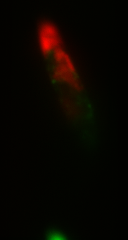
#> input picture Euglena/N-/Image_1093.tif, 128 x 240 px; its folder holds only this picture in this run
$ python Fig5b_lipid_droplets_area.py
#> lines starting #> are read from the running program, lines starting #| are printed output that depends on the picture; after the words box and inside, x2 and y2 are one past the last pixel; in counts of white or black regions, pixels touching at a corner belong together
# -*- coding: utf-8 -*-
"""
Created on Thu Nov 14 18:35:15 2019

@author: Mortis
"""
import numpy as np
import scipy.ndimage as ndimage
import scipy.ndimage.filters as filters
import glob
import os
from PIL import Image
import pandas as pd
import copy
import datetime

#%% Set the output file location
run_data = datetime.datetime.now().strftime("%Y_%m_%d")
result_path=r"./Fig5_{}/".format(run_data)
if not os.path.exists(result_path):
    os.makedirs(result_path)
#%%
numberofdata=12000
Area_of_Nm=np.zeros(numberofdata)
Area_of_Np=np.zeros(numberofdata)
Area_of_All=np.zeros((numberofdata,2))
Peaks_of_Nm=np.zeros(numberofdata)
Peaks_of_Np=np.zeros(numberofdata)
entry1=r'.\Euglena\N-'
entry2=r'.\Euglena\N+'
fnamelist1 = glob.glob(os.path.join(entry1, '*.tif'))
fnamelist2 = glob.glob(os.path.join(entry2, '*.tif'))
r=3
index=0
for filename in fnamelist1[:numberofdata]:
    im = Image.open(filename)
#> im is the input picture: PIL image 128x240 RGB; mean R, G, B 9.4, 5, 0
    imarray = np.array(im)
    imarray[imarray<5]=0
    image = imarray[:,:,1]
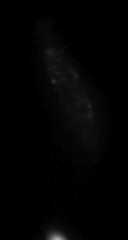
#> image: shape (240, 128); min 0, max 178, mean 2.8
    neighborhood_size = 10
    threshold = 25
    data = imarray[:,:,1]
    data_max = filters.maximum_filter(data, neighborhood_size)
    maxima = (data == data_max)
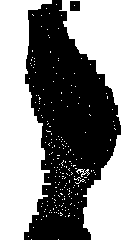
#> maxima: shape (240, 128) bool; 54.2% white; 2 black regions, box (x1, y1, x2, y2) and area: (24, 0, 121, 240) 13971, (70, 1, 80, 11) 99
    data_min = filters.minimum_filter(data, neighborhood_size)
    diff = ((data_max - data_min) > threshold)
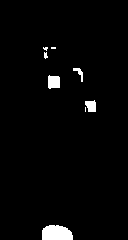
#> diff: shape (240, 128) bool; 2.4% white; 8 white regions (3 under 20 px), largest, box (x1, y1, x2, y2) and area: (42, 225, 73, 240) 399, (48, 75, 60, 89) 146, (85, 100, 96, 112) 104, (73, 68, 83, 82) 55, (44, 52, 48, 59) 20
    maxima[diff == 0] = 0
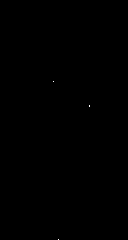
#> maxima: shape (240, 128) bool; 0.01% white in thin lines or dots, all inside (x1, y1, x2, y2) = (53, 81, 90, 240)
    labeled, num_objects = ndimage.label(maxima)
#> labeled: shape (240, 128) int32; 4 distinct labels, from 0 to 3
#> num_objects = 3
    slices = ndimage.find_objects(labeled)
#> slices = 3 items
    x, y = [], []
    for dy,dx in slices:
        x_center = (dx.start + dx.stop - 1)/2
        x.append(x_center)
        y_center = (dy.start + dy.stop - 1)/2
        y.append(y_center)
#> this loop made 3 passes
#> (x_center, y_center) on passes 1 to 3: (53, 81), (89, 105.5), (58, 239)
#> after the loop, x = [53, 89, 58]; y = [81, 105.5, 239]
    if len(x)>0:
        Peaks_of_Nm[index]=len(x)
        new_imarray=imarray
        total_area=0
        for i in range(0,len(x)):
            y2=int(y[i])
            x2=int(x[i])
            #Find Area
            averg=np.mean(new_imarray[y2-r:y2+r,x2-r:x2+r,1])
            #Mark the Area
            new_imarray[y2-r:y2+r,x2-r:x2+r,1][new_imarray[y2-r:y2+r,x2-r:x2+r,1]>=averg]=255
            cut = copy.deepcopy(new_imarray[y2-r:y2+r,x2-r:x2+r,1])
            cut[cut<255]=0
    #        print('Peak {} : X:{} Y:{} Area:{}'.format(i,x[i],y[i],np.sum(cut==255)))
            total_area+=np.sum(cut==255)
#> this loop made 3 passes
#> (y2, x2, averg, total_area) on passes 2 to 3: (105, 89, 23.69, 30), (239, 58, 135.6, 41)
#> new_imarray: shape (240, 128, 3); mean R, G, B 7.1, 3, 0
#> after the loop, total_area = 41
    else:
        total_area=1
#    print('Total_Area:{}'.format(total_area))
    Area_of_Nm[index]=total_area
    Area_of_All[index,0]=total_area
    index+=1

index=0
for filename in fnamelist2[:numberofdata]:
    im = Image.open(filename)
    imarray = np.array(im)
    imarray[imarray<5]=0
    image = imarray[:,:,1]
    neighborhood_size = 10
    threshold = 25
    data = imarray[:,:,1]
    data_max = filters.maximum_filter(data, neighborhood_size)
    maxima = (data == data_max)
    data_min = filters.minimum_filter(data, neighborhood_size)
    diff = ((data_max - data_min) > threshold)
    maxima[diff == 0] = 0
    labeled, num_objects = ndimage.label(maxima)
    slices = ndimage.find_objects(labeled)
    x, y = [], []
    for dy,dx in slices:
        x_center = (dx.start + dx.stop - 1)/2
        x.append(x_center)
        y_center = (dy.start + dy.stop - 1)/2
        y.append(y_center)
    if len(x)>0:
        Peaks_of_Np[index]=len(x)
        new_imarray=imarray
        total_area=0
        for i in range(0,len(x)):
            y2=int(y[i])
            x2=int(x[i])
            #Find Area
            averg=np.mean(new_imarray[y2-r:y2+r,x2-r:x2+r,1])
            #Mark the Area
            new_imarray[y2-r:y2+r,x2-r:x2+r,1][new_imarray[y2-r:y2+r,x2-r:x2+r,1]>=averg]=255
            cut = copy.deepcopy(new_imarray[y2-r:y2+r,x2-r:x2+r,1])
            cut[cut<255]=0
    #        print('Peak {} : X:{} Y:{} Area:{}'.format(i,x[i],y[i],np.sum(cut==255)))
            total_area+=np.sum(cut==255)

    else:
        total_area=1
#    print('Total_Area:{}'.format(total_area))
    Area_of_Np[index]=total_area
    Area_of_All[index,1]=total_area
    index+=1
#%%
Area_of_All_df = pd.DataFrame(Area_of_All)
Area_of_All_df.columns = ['N-','N+']
writer = pd.ExcelWriter('{}Fig_5b_Lipid_Drpolet_Area.xlsx'.format(result_path))
Area_of_All_df.to_excel(writer,'Intensity',float_format='%.5f')
#> (the run stopped early here; a loop or call above may not have finished)

$ run again, on Euglena/N-/Image_1320.tif
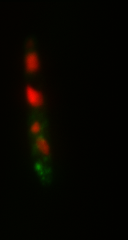
#> input picture Euglena/N-/Image_1320.tif, 128 x 240 px
#> im is the input picture: PIL image 128x240 RGB; mean R, G, B 7.1, 4.9, 0
#> `maxima = (data == data_max)`:
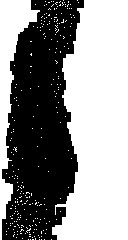
#> maxima: shape (240, 128) bool; 56.3% white; 1 black region, box (x1, y1, x2, y2) and area: (2, 0, 84, 240) 13431
#> diff: shape (240, 128) bool; 3.9% white; 2 white regions (1 under 20 px), largest, box (x1, y1, x2, y2) and area: (28, 119, 56, 187) 1195
#> labeled: shape (240, 128) int32; 5 distinct labels, from 0 to 4
#> num_objects = 4
#> slices = 4 items
#> the loop `for dy,dx in slices:` made 4 passes
#> (x_center, y_center) on passes 1 to 4: (41, 137), (45, 158), (38, 166), (48, 171)
#> after the loop `for dy,dx in slices:`: x = [41, 45, 38, 48]; y = [137, 158, 166, 171]
#> the loop `for i in range(0,len(x)):` made 4 passes
#> (y2, x2, averg, total_area) on passes 1 to 4: (137, 41, 45.22, 21), (158, 45, 31.25, 37), (166, 38, 78.44, 55), (171, 48, 38.25, 72)
#> after the loop `for i in range(0,len(x)):`:
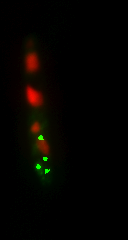
#> new_imarray: shape (240, 128, 3); mean R, G, B 4.9, 3, 0
#> after the loop `for i in range(0,len(x)):`: total_area = 72

$ run again, on Euglena/N-/Image_1377.tif
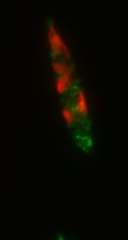
#> input picture Euglena/N-/Image_1377.tif, 128 x 240 px
#> im is the input picture: PIL image 128x240 RGB; mean R, G, B 9, 7, 0
#> `maxima = (data == data_max)`:
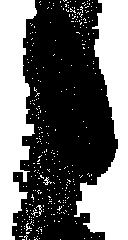
#> maxima: shape (240, 128) bool; 42.5% white; 335 white regions (331 under 20 px), largest, box (x1, y1, x2, y2) and area: (74, 0, 128, 240) 6559, (0, 0, 37, 240) 5854, (43, 177, 52, 185) 26, (36, 205, 42, 216) 23
#> diff: shape (240, 128) bool; 11.7% white; 6 white regions (2 under 20 px), largest, box (x1, y1, x2, y2) and area: (46, 30, 99, 158) 3185, (43, 16, 58, 31) 186, (53, 231, 70, 240) 140, (69, 60, 79, 71) 80
#> labeled: shape (240, 128) int32; 17 distinct labels, from 0 to 16
#> num_objects = 16
#> slices = 16 items
#> the loop `for dy,dx in slices:` made 16 passes
#> (x_center, y_center) on passes 1 to 8: (50, 22), (55, 40), (54, 54), (53, 55), (71, 65), (59, 72), (74, 87), (66, 89)
#> after the loop `for dy,dx in slices:`: x = [50, 55, 54, 53, 71, 59, 74, 66, 61, 74, 72, 83, 86, 78, 89, 60]; y = [22, 40, 54, 55, 65, 72, 87, 89, 91, 94, 109, 121, 127, 136, 143, 239]
#> the loop `for i in range(0,len(x)):` made 16 passes
#> (y2, x2, averg, total_area) on passes 1 to 8: (22, 50, 25.5, 20), (40, 55, 32, 36), (54, 54, 44.58, 57), (55, 53, 146, 75), (65, 71, 24.64, 91), (72, 59, 36.28, 107), (87, 74, 57.97, 122), (89, 66, 37.25, 134)
#> after the loop `for i in range(0,len(x)):`:
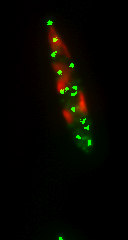
#> new_imarray: shape (240, 128, 3); mean R, G, B 6.7, 6.3, 0
#> after the loop `for i in range(0,len(x)):`: total_area = 257
